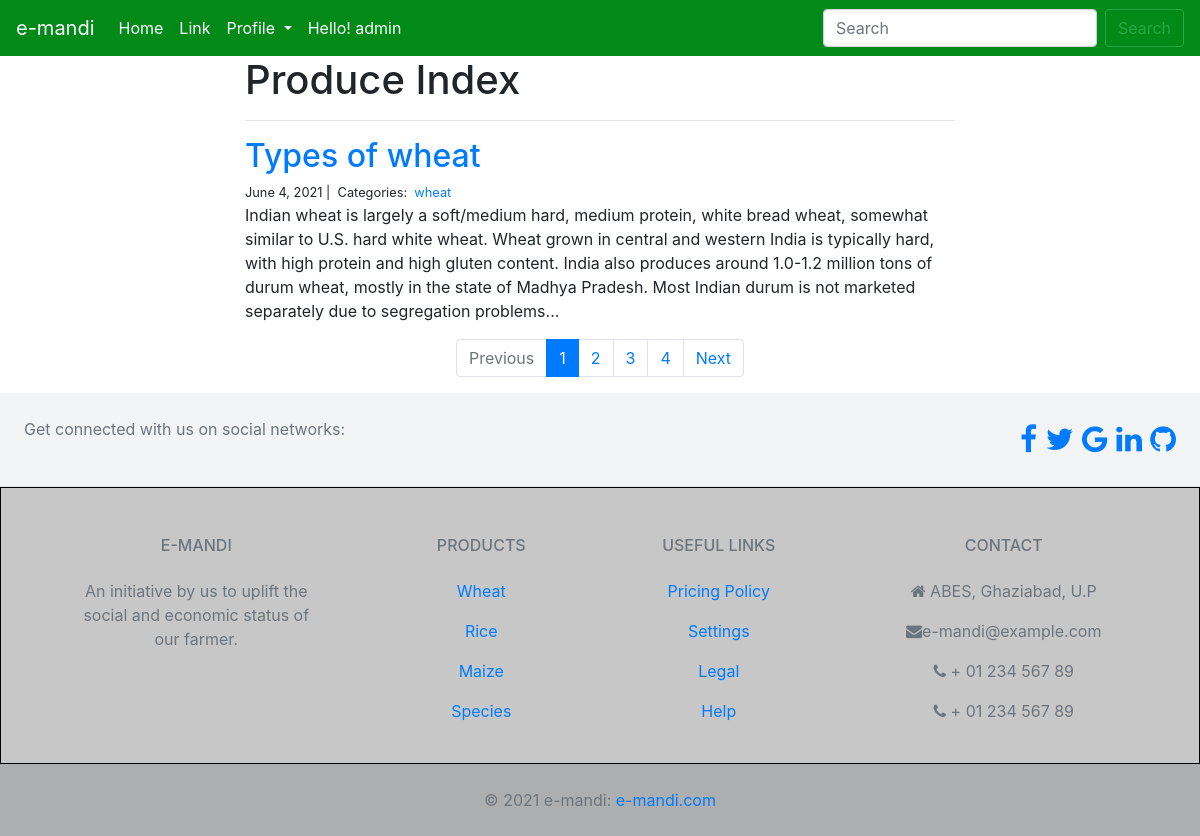
Page /upload_produces/ on the committed database.
### upload_produces/models.py (models this page shows)
class Post(models.Model):
    objects =models.manager
    title = models.CharField(max_length=255)
    body = models.TextField()
    created_on = models.DateTimeField(auto_now_add=True)
    last_modified = models.DateTimeField(auto_now=True)
    categories = models.ManyToManyField('Category', related_name='posts')

class Category(models.Model):
    name = models.CharField(max_length=20)

### upload_produces/views.py (the view)
# urls.py: path("", views.produce_index, name="produce_index"),
def produce_index(request):
    projects = Post.objects.all().order_by('-created_on')
    paginator = Paginator(projects, 1)
    page = request.GET.get('page')
    try:
        posts_obj = paginator.page(page)
    except PageNotAnInteger:
        posts_obj = paginator.page(1)
    except EmptyPage:
        posts_obj = paginator.page(paginator.num_pages)
    context = {
        "projects": posts_obj
    }
    return render(request, "produce_index.html", context)

### upload_produces/templates/produce_index.html
{% extends "base.html" %}
{% block page_content %}
<div class="col-md-8 offset-md-2">
    <h1>Produce Index</h1>
    <hr>
    {% for post in projects %}
    <h2><a href="{% url 'produce_detail' post.pk%}">{{ post.title }}</a></h2>
    <small>
        {{ post.created_on.date }} |&nbsp;
        Categories:&nbsp;
        {% for category in post.categories.all %}
        <a href="{% url 'produce_category' category.name %}">
            {{ category.name }}
        </a>&nbsp;
        {% endfor %}
    </small>
    <p>{{ post.body | slice:":400" }}...</p>
    {% endfor %}
</div>
{% include "pagination.html" with page=posts %}
{% endblock %}>

### rows in the picture
Post: title "Types of wheat", created_on "June 4, 2021", body "Indian wheat is largely a soft/medium hard, medium protein, white bread wheat, somewhat similar to U.S. hard white wheat. Wheat grown in central and western India is typically hard, with high protein and high gluten content. India also produces around 1.0-1.2 million tons of durum wheat, mostly in the state of Madhya Pradesh. Most Indian durum is not marketed separately due to segregation problems"
Category: name "wheat"

### other values in the picture
{{ i }} "1"
{{ i }} "2" "3" "4"
